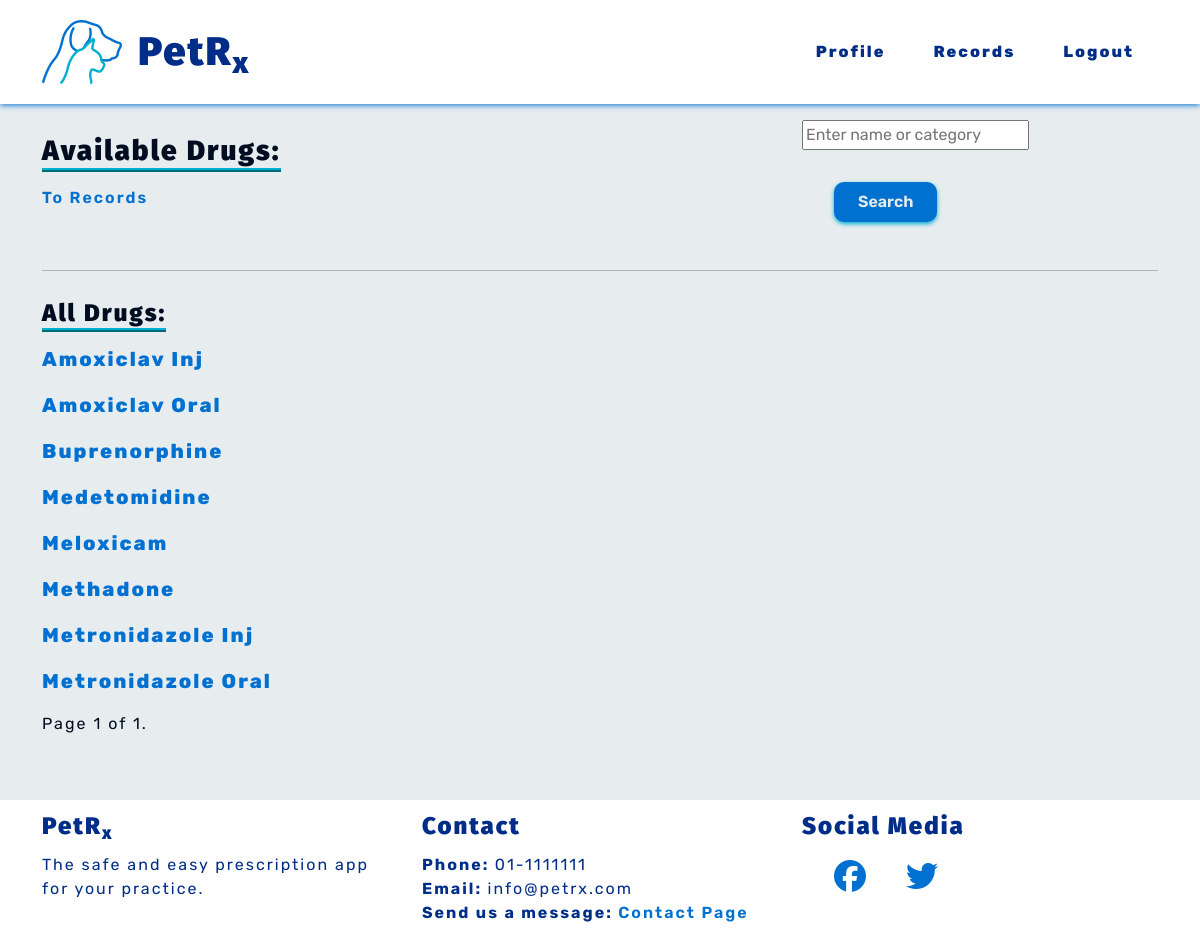
Screenshot of /prescriptions/drugs/ (signed in) with the database file from the repository.
### prescriptions/models.py (models this page shows)
class Drug(models.Model):
    name = models.CharField(max_length=50)
    dose = models.DecimalField(max_digits=4, decimal_places=2)
    measure = models.CharField(max_length=2, choices=MEASURE)
    category = models.CharField(max_length=20, choices=CATEGORIES)
    route = models.CharField(max_length=8, choices=ROUTES)
    warnings = models.CharField(max_length=300)
    def __str__(self):
        return self.name
    class Meta:
        ordering = ['name']

### prescriptions/views.py (the view)
# urls.py: path('drugs/', views.drugs, name='drugs'),
def drugs(request):
    user = request.user
    if not user.is_authenticated or not user.is_active:
        return render(request, 'vetprofiles/restricted.html')
    else:
        drug_list = Drug.objects.all()
        paginator = Paginator(drug_list, 10)
        page_number = request.GET.get('page')
        page_obj = paginator.get_page(page_number)
        context = {'page_obj': page_obj}
        return render(request, 'prescriptions/drugs.html', context)

### prescriptions/templates/prescriptions/drugs.html (shortened to what this page needs)
{% extends 'base.html' %}
{% block content %}
<section>
    <div class="row">
        <div class="col-md-8">
            <h3 class="subheadings">Available Drugs:</h3>
            <br>
            <a class="pet-links" href="{% url 'records:records' %}" aria-label="Go to records">To Records</a>
        </div>
        <div class="col-md-4">
            <form method="GET" action="{% url 'prescriptions:drug_search' %}" aria-label="Search">
                <input type="text" name="search" placeholder="Enter name or category">
                <button type="submit" class="pet-btns">Search</button>
            </form>
        </div>
    </div>
</section>
<hr>
<section>
    <h4 class="subheadings">All Drugs:</h4>
    {% if page_obj %}
    {% for drug in page_obj %}
    <p><a class="pet-links bg-links" href="{% url 'prescriptions:detail_drug' drug_id=drug.id %}"
            aria-label="Go to drug detail">{{ drug }}</a></p>
    {% endfor %}
    {% else %}
    <p>No drugss</p>
    {% endif %}
    <div class="pagination">
        <span class="step-links">
            <span class="current">
                Page {{ page_obj.number }} of {{ page_obj.paginator.num_pages }}.
            </span>
        </span>
    </div>
</section>
{% endblock %}

### static/css/style.css (style rules this page uses)
:root { --site-white: #e7ecef; --site-black: #000d21; --site-dark-blue: #002d88; --site-light-blue: #0071d1; --site-turquoise: #00b0cf; }
html { height: 100%; }
body { font-family: "Rubik", sans-serif; color: var(--site-black); font-size: 1rem; letter-spacing: 2px; background: var(--site-white); }
h1, h2, h3, h4 { font-family: "Fira Sans", "Rubik", sans-serif; font-weight: 900; margin-top: 0.5em; margin-bottom: 0.5em; }
.subheadings { display: inline-block; border-bottom: 4px ridge var(--site-turquoise); }
hr { color: var(--site-black); }
button { border: none; }
a { text-decoration: none; }
.pet-links { cursor: pointer; color: var(--site-light-blue); font-weight: 600; transition: color .5s linear; }
.bg-links { font-size: 1.25em; font-weight: 800; }
.pet-btns { cursor: pointer; display: inline-block; background-color: var(--site-light-blue); color: var(--site-white); letter-spacing: 0px; font-weight: 600; padding: 0.5em 1.5em; margin: 2em; border: none; border-radius: 10px; box-shadow: 0 2px 4px 0 var(--site-turquoise); transition: all .2s linear; }

### rows the page displays
Drug: name "Amoxiclav Inj"
Drug: name "Amoxiclav Oral"
Drug: name "Buprenorphine"
Drug: name "Medetomidine"
Drug: name "Meloxicam"
Drug: name "Methadone"
Drug: name "Metronidazole Inj"
Drug: name "Metronidazole Oral"

### other values shown
{{ page_obj.number }} "1"
{{ page_obj.paginator.num_pages }} "1"
